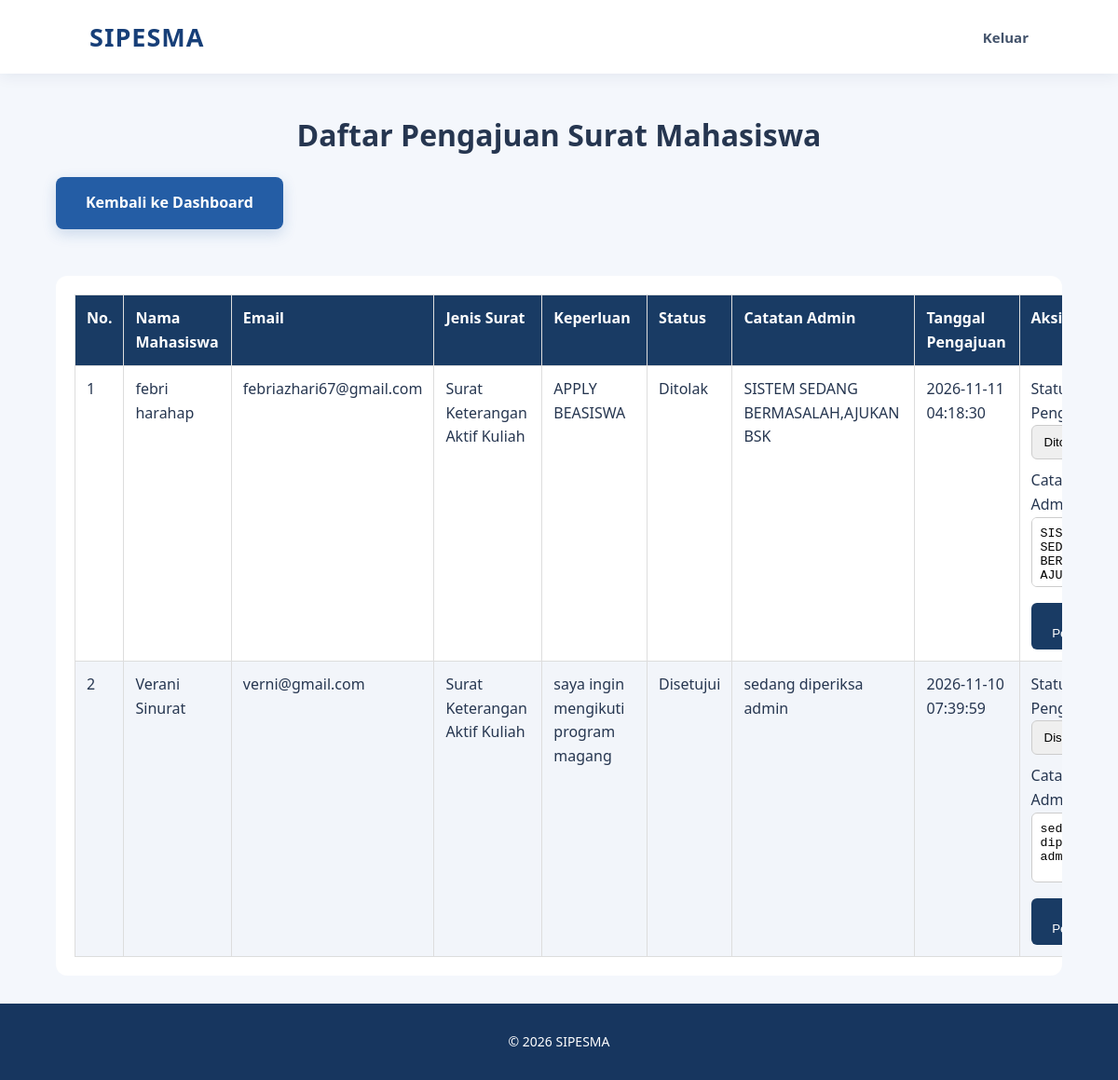
Screenshot of /admin_pengajuan.php (signed in) with the database file from the repository.
### tables this page shows
CREATE TABLE `pengajuan` (
  `id` int(11) NOT NULL,
  `user_id` int(11) NOT NULL,
  `jenis_surat_id` int(11) NOT NULL,
  `keperluan` text NOT NULL,
  `status` enum('menunggu','diproses','disetujui','ditolak') DEFAULT 'menunggu',
  `catatan_admin` text DEFAULT NULL,
  `created_at` timestamp NULL DEFAULT current_timestamp()
);

CREATE TABLE `users` (
  `id` int(11) NOT NULL,
  `nama` varchar(100) NOT NULL,
  `email` varchar(100) NOT NULL,
  `password` varchar(255) NOT NULL,
  `role` enum('mahasiswa','admin') DEFAULT 'mahasiswa',
  `created_at` timestamp NULL DEFAULT current_timestamp()
);

CREATE TABLE `jenis_surat` (
  `id` int(11) NOT NULL,
  `nama_surat` varchar(100) NOT NULL,
  `deskripsi` text DEFAULT NULL
);

### admin_pengajuan.php (the view, shortened to what this page needs)
<?php
require_once "koneksi.php";
$sql = "SELECT
            pengajuan.id,
            users.nama,
            users.email,
            jenis_surat.nama_surat,
            pengajuan.keperluan,
            pengajuan.status,
            pengajuan.catatan_admin,
            pengajuan.created_at
        FROM pengajuan
        LEFT JOIN users
            ON pengajuan.user_id = users.id
        LEFT JOIN jenis_surat
            ON pengajuan.jenis_surat_id = jenis_surat.id
        ORDER BY pengajuan.created_at DESC";
$result = mysqli_query($conn, $sql);
?>
<!DOCTYPE html>
<html lang="id">
<head>
    <link rel="stylesheet" href="css/style.css">
</head>
<body>
<nav class="navbar">
    <div class="logo">SIPESMA</div>
    <a href="logout.php" class="nav-link">Keluar</a>
</nav>
<h1 class="judul-halaman">Daftar Pengajuan Surat Mahasiswa</h1>
<a href="dashboard.php" class="btn kembali">Kembali ke Dashboard</a>
<div class="tabel-container">
    <table>
        <thead>
            <tr>
                <th>No.</th>
                <th>Nama Mahasiswa</th>
                <th>Email</th>
                <th>Jenis Surat</th>
                <th>Keperluan</th>
                <th>Status</th>
                <th>Catatan Admin</th>
                <th>Tanggal Pengajuan</th>
                <th>Aksi Admin</th>
            </tr>
        </thead>
        <tbody>
        <?php if (mysqli_num_rows($result) > 0): ?>
            <?php $no = 1; ?>
            <?php while ($row = mysqli_fetch_assoc($result)): ?>
            <tr>
                <td><?= $no++; ?></td>
                <td>
                    <?= htmlspecialchars($row["nama"] ?? "-"); ?>
                </td>
                <td>
                    <?= htmlspecialchars($row["email"] ?? "-"); ?>
                </td>
                <td>
                    <?= htmlspecialchars($row["nama_surat"] ?? "-"); ?>
                </td>
                <td>
                    <?= htmlspecialchars($row["keperluan"] ?? "-"); ?>
                </td>
                <td>
                    <?= htmlspecialchars(ucfirst($row["status"])); ?>
                </td>
                <td>
                    <?= htmlspecialchars($row["catatan_admin"] ?? "-"); ?>
                </td>
                <td>
                    <?= htmlspecialchars($row["created_at"]); ?>
                </td>
                <td>
                    <form class="form-status" action="proses_pengajuan.php" method="POST">
                        <label>Status Pengajuan</label>
                        <select name="status" required>
                            <option value="disetujui"
                                <?= $row["status"] == "disetujui" ? "selected" : ""; ?>>
                                Disetujui
                            </option>
                            <option value="ditolak"
                                <?= $row["status"] == "ditolak" ? "selected" : ""; ?>>
                                Ditolak
                            </option>
                        </select>
                        <label>Catatan Admin</label>
                        <textarea name="catatan_admin"
                            placeholder="Tuliskan catatan untuk mahasiswa..."><?= htmlspecialchars($row["catatan_admin"] ?? ""); ?></textarea>
                        <button type="submit" class="btn-simpan">
                            Simpan Perubahan
                        </button>
                    </form>
                </td>
            </tr>
            <?php endwhile; ?>
        <?php endif; ?>
        </tbody>
    </table>
</div>
<footer>&copy; 2026 SIPESMA</footer>
</body>
</html>

### css/style.css (style rules this page uses)
* { margin: 0; padding: 0; box-sizing: border-box; }
html { scroll-behavior: smooth; }
body { font-family: 'Segoe UI', Arial, sans-serif; background: #f4f7fc; color: #263650; line-height: 1.6; }
.navbar { background: #ffffff; padding: 18px 8%; display: flex; justify-content: space-between; align-items: center; position: sticky; top: 0; z-index: 100; box-shadow: 0 3px 15px rgba(20, 48, 90, 0.07); }
.logo { font-size: 27px; font-weight: 800; color: #173f78; letter-spacing: 1px; }
.nav-link { text-decoration: none; color: #43536b; margin-left: 30px; font-size: 15px; font-weight: 600; transition: 0.3s; }
.btn { display: inline-block; margin-top: 32px; padding: 15px 32px; background: #245da5; color: white; text-decoration: none; border-radius: 8px; font-weight: 600; box-shadow: 0 5px 15px rgba(36, 93, 165, 0.2); transition: 0.3s; }
footer { background: #17365f; color: #ffffff; text-align: center; padding: 30px 15px; margin-top: 30px; font-size: 14px; }

### admin_pengajuan.php (style rules this page uses)
.tabel-container { width: 90%; margin: 30px auto; overflow-x: auto; background: white; padding: 20px; border-radius: 12px; }
table { width: 100%; border-collapse: collapse; min-width: 1150px; }
th, td { padding: 12px; border: 1px solid #ddd; text-align: left; vertical-align: top; }
th { background: #193b64; color: white; }
tr:nth-child(even) { background: #f2f5fa; }
.judul-halaman { text-align: center; margin-top: 40px; }
.kembali { display: inline-block; margin: 20px 5%; }
.form-status select, .form-status textarea { width: 100%; padding: 9px; margin-bottom: 10px; border: 1px solid #ccc; border-radius: 6px; box-sizing: border-box; }
.form-status textarea { min-height: 75px; resize: vertical; }
.btn-simpan { background: #193b64; color: white; border: none; padding: 10px 15px; border-radius: 6px; cursor: pointer; }

### rows the page displays
pengajuan: user.nama "febri harahap", user.email "febriazhari67@gmail.com", jenis_surat.nama_surat "Surat Keterangan Aktif Kuliah", keperluan "APPLY BEASISWA", status "Ditolak", catatan_admin "SISTEM SEDANG BERMASALAH,AJUKAN BSK", created_at "2026-11-11 04:18:30"
pengajuan: user.nama "Verani Sinurat", user.email "verni@gmail.com", jenis_surat.nama_surat "Surat Keterangan Aktif Kuliah", keperluan "saya ingin mengikuti program magang", status "Disetujui", catatan_admin "sedang diperiksa admin", created_at "2026-11-10 07:39:59"
